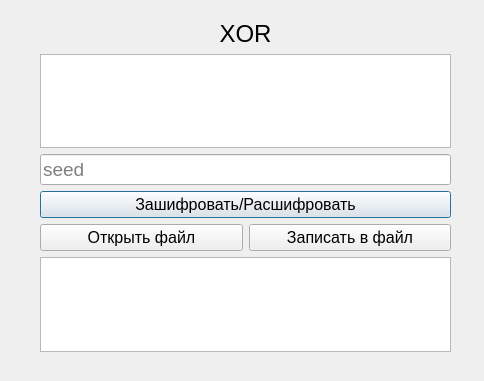
<?xml version="1.0" encoding="UTF-8"?>
<ui version="4.0">
 <class>XOR</class>
 <widget class="QDialog" name="XOR">
  <property name="geometry">
   <rect>
    <x>0</x>
    <y>0</y>
    <width>484</width>
    <height>381</height>
   </rect>
  </property>
  <property name="windowTitle">
   <string>XOR</string>
  </property>
  <widget class="QWidget" name="layoutWidget">
   <property name="geometry">
    <rect>
     <x>40</x>
     <y>20</y>
     <width>411</width>
     <height>332</height>
    </rect>
   </property>
   <layout class="QVBoxLayout" name="verticalLayout">
    <item>
     <widget class="QLabel" name="cypherName">
      <property name="font">
       <font>
        <pointsize>18</pointsize>
       </font>
      </property>
      <property name="text">
       <string>XOR</string>
      </property>
      <property name="alignment">
       <set>Qt::AlignCenter</set>
      </property>
     </widget>
    </item>
    <item>
     <widget class="QTextEdit" name="input">
      <property name="font">
       <font>
        <pointsize>14</pointsize>
       </font>
      </property>
     </widget>
    </item>
    <item>
     <layout class="QHBoxLayout" name="horizontalLayout">
      <item>
       <widget class="QLineEdit" name="seed">
        <property name="font">
         <font>
          <pointsize>14</pointsize>
         </font>
        </property>
        <property name="toolTipDuration">
         <number>1</number>
        </property>
        <property name="text">
         <string/>
        </property>
        <property name="readOnly">
         <bool>false</bool>
        </property>
        <property name="placeholderText">
         <string>seed</string>
        </property>
       </widget>
      </item>
     </layout>
    </item>
    <item>
     <widget class="QPushButton" name="encryptDecrypt">
      <property name="font">
       <font>
        <pointsize>12</pointsize>
       </font>
      </property>
      <property name="text">
       <string>Зашифровать/Расшифровать</string>
      </property>
     </widget>
    </item>
    <item>
     <layout class="QHBoxLayout" name="horizontalLayout_2">
      <item>
       <widget class="QPushButton" name="read">
        <property name="font">
         <font>
          <pointsize>12</pointsize>
         </font>
        </property>
        <property name="text">
         <string>Открыть файл</string>
        </property>
       </widget>
      </item>
      <item>
       <widget class="QPushButton" name="write">
        <property name="font">
         <font>
          <pointsize>12</pointsize>
         </font>
        </property>
        <property name="text">
         <string>Записать в файл</string>
        </property>
       </widget>
      </item>
     </layout>
    </item>
    <item>
     <widget class="QTextEdit" name="output">
      <property name="font">
       <font>
        <pointsize>14</pointsize>
       </font>
      </property>
      <property name="readOnly">
       <bool>true</bool>
      </property>
     </widget>
    </item>
   </layout>
  </widget>
 </widget>
 <resources/>
 <connections/>
</ui>
